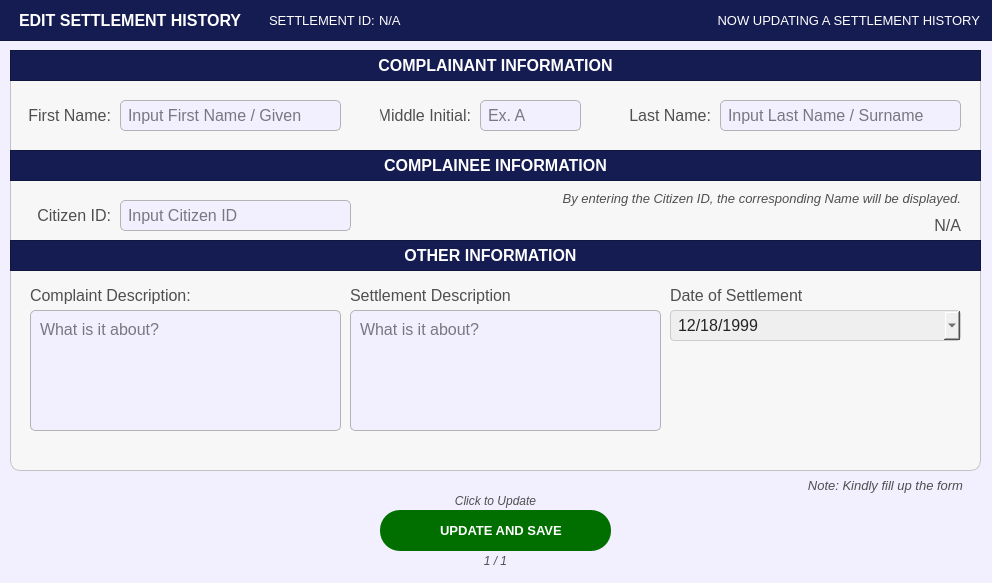
<?xml version="1.0" encoding="UTF-8"?>
<ui version="4.0">
 <class>PopUp_citizenprofileFilterOptions</class>
 <widget class="QDialog" name="PopUp_citizenprofileFilterOptions">
  <property name="geometry">
   <rect>
    <x>0</x>
    <y>0</y>
    <width>992</width>
    <height>583</height>
   </rect>
  </property>
  <property name="sizePolicy">
   <sizepolicy hsizetype="Fixed" vsizetype="Fixed">
    <horstretch>0</horstretch>
    <verstretch>0</verstretch>
   </sizepolicy>
  </property>
  <property name="palette">
   <palette>
    <active>
     <colorrole role="WindowText">
      <brush brushstyle="SolidPattern">
       <color alpha="255">
        <red>255</red>
        <green>255</green>
        <blue>255</blue>
       </color>
      </brush>
     </colorrole>
     <colorrole role="Button">
      <brush brushstyle="SolidPattern">
       <color alpha="255">
        <red>242</red>
        <green>239</green>
        <blue>255</blue>
       </color>
      </brush>
     </colorrole>
     <colorrole role="Light">
      <brush brushstyle="SolidPattern">
       <color alpha="255">
        <red>88</red>
        <green>86</green>
        <blue>150</blue>
       </color>
      </brush>
     </colorrole>
     <colorrole role="Midlight">
      <brush brushstyle="SolidPattern">
       <color alpha="255">
        <red>73</red>
        <green>71</green>
        <blue>125</blue>
       </color>
      </brush>
     </colorrole>
     <colorrole role="Dark">
      <brush brushstyle="SolidPattern">
       <color alpha="255">
        <red>29</red>
        <green>29</green>
        <blue>50</blue>
       </color>
      </brush>
     </colorrole>
     <colorrole role="Mid">
      <brush brushstyle="SolidPattern">
       <color alpha="255">
        <red>39</red>
        <green>38</green>
        <blue>67</blue>
       </color>
      </brush>
     </colorrole>
     <colorrole role="Text">
      <brush brushstyle="SolidPattern">
       <color alpha="255">
        <red>255</red>
        <green>255</green>
        <blue>255</blue>
       </color>
      </brush>
     </colorrole>
     <colorrole role="BrightText">
      <brush brushstyle="SolidPattern">
       <color alpha="255">
        <red>255</red>
        <green>255</green>
        <blue>255</blue>
       </color>
      </brush>
     </colorrole>
     <colorrole role="ButtonText">
      <brush brushstyle="SolidPattern">
       <color alpha="255">
        <red>255</red>
        <green>255</green>
        <blue>255</blue>
       </color>
      </brush>
     </colorrole>
     <colorrole role="Base">
      <brush brushstyle="SolidPattern">
       <color alpha="255">
        <red>242</red>
        <green>239</green>
        <blue>255</blue>
       </color>
      </brush>
     </colorrole>
     <colorrole role="Window">
      <brush brushstyle="SolidPattern">
       <color alpha="255">
        <red>242</red>
        <green>239</green>
        <blue>255</blue>
       </color>
      </brush>
     </colorrole>
     <colorrole role="Shadow">
      <brush brushstyle="SolidPattern">
       <color alpha="255">
        <red>16</red>
        <green>36</green>
        <blue>7</blue>
       </color>
      </brush>
     </colorrole>
     <colorrole role="AlternateBase">
      <brush brushstyle="SolidPattern">
       <color alpha="255">
        <red>29</red>
        <green>28</green>
        <blue>50</blue>
       </color>
      </brush>
     </colorrole>
     <colorrole role="ToolTipBase">
      <brush brushstyle="SolidPattern">
       <color alpha="255">
        <red>255</red>
        <green>255</green>
        <blue>220</blue>
       </color>
      </brush>
     </colorrole>
     <colorrole role="ToolTipText">
      <brush brushstyle="SolidPattern">
       <color alpha="255">
        <red>52</red>
        <green>138</green>
        <blue>46</blue>
       </color>
      </brush>
     </colorrole>
     <colorrole role="PlaceholderText">
      <brush brushstyle="SolidPattern">
       <color alpha="127">
        <red>255</red>
        <green>255</green>
        <blue>255</blue>
       </color>
      </brush>
     </colorrole>
     <colorrole role="Accent">
      <brush brushstyle="SolidPattern">
       <color alpha="255">
        <red>0</red>
        <green>255</green>
        <blue>0</blue>
       </color>
      </brush>
     </colorrole>
    </active>
    <inactive>
     <colorrole role="WindowText">
      <brush brushstyle="SolidPattern">
       <color alpha="255">
        <red>255</red>
        <green>255</green>
        <blue>255</blue>
       </color>
      </brush>
     </colorrole>
     <colorrole role="Button">
      <brush brushstyle="SolidPattern">
       <color alpha="255">
        <red>242</red>
        <green>239</green>
        <blue>255</blue>
       </color>
      </brush>
     </colorrole>
     <colorrole role="Light">
      <brush brushstyle="SolidPattern">
       <color alpha="255">
        <red>88</red>
        <green>86</green>
        <blue>150</blue>
       </color>
      </brush>
     </colorrole>
     <colorrole role="Midlight">
      <brush brushstyle="SolidPattern">
       <color alpha="255">
        <red>73</red>
        <green>71</green>
        <blue>125</blue>
       </color>
      </brush>
     </colorrole>
     <colorrole role="Dark">
      <brush brushstyle="SolidPattern">
       <color alpha="255">
        <red>29</red>
        <green>29</green>
        <blue>50</blue>
       </color>
      </brush>
     </colorrole>
     <colorrole role="Mid">
      <brush brushstyle="SolidPattern">
       <color alpha="255">
        <red>39</red>
        <green>38</green>
        <blue>67</blue>
       </color>
      </brush>
     </colorrole>
     <colorrole role="Text">
      <brush brushstyle="SolidPattern">
       <color alpha="255">
        <red>255</red>
        <green>255</green>
        <blue>255</blue>
       </color>
      </brush>
     </colorrole>
     <colorrole role="BrightText">
      <brush brushstyle="SolidPattern">
       <color alpha="255">
        <red>255</red>
        <green>255</green>
        <blue>255</blue>
       </color>
      </brush>
     </colorrole>
     <colorrole role="ButtonText">
      <brush brushstyle="SolidPattern">
       <color alpha="255">
        <red>255</red>
        <green>255</green>
        <blue>255</blue>
       </color>
      </brush>
     </colorrole>
     <colorrole role="Base">
      <brush brushstyle="SolidPattern">
       <color alpha="255">
        <red>242</red>
        <green>239</green>
        <blue>255</blue>
       </color>
      </brush>
     </colorrole>
     <colorrole role="Window">
      <brush brushstyle="SolidPattern">
       <color alpha="255">
        <red>242</red>
        <green>239</green>
        <blue>255</blue>
       </color>
      </brush>
     </colorrole>
     <colorrole role="Shadow">
      <brush brushstyle="SolidPattern">
       <color alpha="255">
        <red>16</red>
        <green>36</green>
        <blue>7</blue>
       </color>
      </brush>
     </colorrole>
     <colorrole role="AlternateBase">
      <brush brushstyle="SolidPattern">
       <color alpha="255">
        <red>29</red>
        <green>28</green>
        <blue>50</blue>
       </color>
      </brush>
     </colorrole>
     <colorrole role="ToolTipBase">
      <brush brushstyle="SolidPattern">
       <color alpha="255">
        <red>255</red>
        <green>255</green>
        <blue>220</blue>
       </color>
      </brush>
     </colorrole>
     <colorrole role="ToolTipText">
      <brush brushstyle="SolidPattern">
       <color alpha="255">
        <red>52</red>
        <green>138</green>
        <blue>46</blue>
       </color>
      </brush>
     </colorrole>
     <colorrole role="PlaceholderText">
      <brush brushstyle="SolidPattern">
       <color alpha="127">
        <red>255</red>
        <green>255</green>
        <blue>255</blue>
       </color>
      </brush>
     </colorrole>
     <colorrole role="Accent">
      <brush brushstyle="SolidPattern">
       <color alpha="255">
        <red>0</red>
        <green>255</green>
        <blue>0</blue>
       </color>
      </brush>
     </colorrole>
    </inactive>
    <disabled>
     <colorrole role="WindowText">
      <brush brushstyle="SolidPattern">
       <color alpha="255">
        <red>29</red>
        <green>29</green>
        <blue>50</blue>
       </color>
      </brush>
     </colorrole>
     <colorrole role="Button">
      <brush brushstyle="SolidPattern">
       <color alpha="255">
        <red>242</red>
        <green>239</green>
        <blue>255</blue>
       </color>
      </brush>
     </colorrole>
     <colorrole role="Light">
      <brush brushstyle="SolidPattern">
       <color alpha="255">
        <red>88</red>
        <green>86</green>
        <blue>150</blue>
       </color>
      </brush>
     </colorrole>
     <colorrole role="Midlight">
      <brush brushstyle="SolidPattern">
       <color alpha="255">
        <red>73</red>
        <green>71</green>
        <blue>125</blue>
       </color>
      </brush>
     </colorrole>
     <colorrole role="Dark">
      <brush brushstyle="SolidPattern">
       <color alpha="255">
        <red>29</red>
        <green>29</green>
        <blue>50</blue>
       </color>
      </brush>
     </colorrole>
     <colorrole role="Mid">
      <brush brushstyle="SolidPattern">
       <color alpha="255">
        <red>39</red>
        <green>38</green>
        <blue>67</blue>
       </color>
      </brush>
     </colorrole>
     <colorrole role="Text">
      <brush brushstyle="SolidPattern">
       <color alpha="255">
        <red>29</red>
        <green>29</green>
        <blue>50</blue>
       </color>
      </brush>
     </colorrole>
     <colorrole role="BrightText">
      <brush brushstyle="SolidPattern">
       <color alpha="255">
        <red>255</red>
        <green>255</green>
        <blue>255</blue>
       </color>
      </brush>
     </colorrole>
     <colorrole role="ButtonText">
      <brush brushstyle="SolidPattern">
       <color alpha="255">
        <red>29</red>
        <green>29</green>
        <blue>50</blue>
       </color>
      </brush>
     </colorrole>
     <colorrole role="Base">
      <brush brushstyle="SolidPattern">
       <color alpha="255">
        <red>242</red>
        <green>239</green>
        <blue>255</blue>
       </color>
      </brush>
     </colorrole>
     <colorrole role="Window">
      <brush brushstyle="SolidPattern">
       <color alpha="255">
        <red>242</red>
        <green>239</green>
        <blue>255</blue>
       </color>
      </brush>
     </colorrole>
     <colorrole role="Shadow">
      <brush brushstyle="SolidPattern">
       <color alpha="255">
        <red>16</red>
        <green>36</green>
        <blue>7</blue>
       </color>
      </brush>
     </colorrole>
     <colorrole role="AlternateBase">
      <brush brushstyle="SolidPattern">
       <color alpha="255">
        <red>59</red>
        <green>57</green>
        <blue>100</blue>
       </color>
      </brush>
     </colorrole>
     <colorrole role="ToolTipBase">
      <brush brushstyle="SolidPattern">
       <color alpha="255">
        <red>255</red>
        <green>255</green>
        <blue>220</blue>
       </color>
      </brush>
     </colorrole>
     <colorrole role="ToolTipText">
      <brush brushstyle="SolidPattern">
       <color alpha="255">
        <red>52</red>
        <green>138</green>
        <blue>46</blue>
       </color>
      </brush>
     </colorrole>
     <colorrole role="PlaceholderText">
      <brush brushstyle="SolidPattern">
       <color alpha="127">
        <red>29</red>
        <green>29</green>
        <blue>50</blue>
       </color>
      </brush>
     </colorrole>
     <colorrole role="Accent">
      <brush brushstyle="SolidPattern">
       <color alpha="255">
        <red>0</red>
        <green>255</green>
        <blue>0</blue>
       </color>
      </brush>
     </colorrole>
    </disabled>
   </palette>
  </property>
  <property name="cursor">
   <cursorShape>PointingHandCursor</cursorShape>
  </property>
  <property name="windowTitle">
   <string>Dialog</string>
  </property>
  <property name="styleSheet">
   <string notr="true">#PopUp_citizenprofileFilterOptions{
	background-color: #f2efff;
}</string>
  </property>
  <widget class="QFrame" name="basePopUpBodyFrame">
   <property name="geometry">
    <rect>
     <x>10</x>
     <y>50</y>
     <width>971</width>
     <height>421</height>
    </rect>
   </property>
   <property name="styleSheet">
    <string notr="true">#basePopUpBodyFrame {
	background-color: rgb(247, 247, 247);
	border: 1px solid rgb(194, 194, 194);
	border-radius: 10px;
}</string>
   </property>
   <property name="frameShape">
    <enum>QFrame::Shape::StyledPanel</enum>
   </property>
   <property name="frameShadow">
    <enum>QFrame::Shadow::Raised</enum>
   </property>
   <widget class="QFrame" name="basePopUpTitleFrame_3">
    <property name="geometry">
     <rect>
      <x>0</x>
      <y>100</y>
      <width>971</width>
      <height>31</height>
     </rect>
    </property>
    <property name="styleSheet">
     <string notr="true">#basePopUpTitleFrame_3 {
	background-color: #141c52;
}</string>
    </property>
    <property name="frameShape">
     <enum>QFrame::Shape::StyledPanel</enum>
    </property>
    <property name="frameShadow">
     <enum>QFrame::Shadow::Raised</enum>
    </property>
    <widget class="QLabel" name="label_title_3">
     <property name="geometry">
      <rect>
       <x>0</x>
       <y>0</y>
       <width>971</width>
       <height>31</height>
      </rect>
     </property>
     <property name="font">
      <font>
       <family>Arial</family>
       <pointsize>12</pointsize>
       <bold>true</bold>
      </font>
     </property>
     <property name="styleSheet">
      <string notr="true">#label_title_3{
	background-color:transparent;
	color: rgb(255, 255, 255);
}</string>
     </property>
     <property name="text">
      <string>COMPLAINEE INFORMATION</string>
     </property>
     <property name="alignment">
      <set>Qt::AlignmentFlag::AlignCenter</set>
     </property>
    </widget>
   </widget>
   <widget class="QLineEdit" name="record_ComplainantFirstName">
    <property name="geometry">
     <rect>
      <x>110</x>
      <y>50</y>
      <width>221</width>
      <height>31</height>
     </rect>
    </property>
    <property name="font">
     <font>
      <family>Arial</family>
      <pointsize>12</pointsize>
     </font>
    </property>
    <property name="styleSheet">
     <string notr="true">#record_ComplainantFirstName{
	border: 1px solid #b3b3b3;  /* Black border */
    border-radius: 5px;        /* Rounded corners */
    padding: 5px;               /* Inner spacing */
    background-color: #f2efff;  /* Gray background */
    color: #000000; 
}

</string>
    </property>
    <property name="text">
     <string/>
    </property>
    <property name="maxLength">
     <number>50</number>
    </property>
    <property name="placeholderText">
     <string>Input First Name / Given</string>
    </property>
   </widget>
   <widget class="QLabel" name="record_labelComplaintDesc">
    <property name="geometry">
     <rect>
      <x>20</x>
      <y>230</y>
      <width>311</width>
      <height>31</height>
     </rect>
    </property>
    <property name="font">
     <font>
      <family>Arial</family>
      <pointsize>12</pointsize>
     </font>
    </property>
    <property name="styleSheet">
     <string notr="true">#record_labelComplaintDesc{
	background-color:transparent;
	color:#4f4f4f;
}</string>
    </property>
    <property name="text">
     <string>Complaint Description:</string>
    </property>
    <property name="alignment">
     <set>Qt::AlignmentFlag::AlignLeading|Qt::AlignmentFlag::AlignLeft|Qt::AlignmentFlag::AlignVCenter</set>
    </property>
   </widget>
   <widget class="QLabel" name="record_labelComplainantFirstName">
    <property name="geometry">
     <rect>
      <x>10</x>
      <y>50</y>
      <width>91</width>
      <height>31</height>
     </rect>
    </property>
    <property name="font">
     <font>
      <family>Arial</family>
      <pointsize>12</pointsize>
     </font>
    </property>
    <property name="styleSheet">
     <string notr="true">#record_labelComplainantFirstName{
	background-color:transparent;
	color:#4f4f4f;
}</string>
    </property>
    <property name="text">
     <string>First Name:</string>
    </property>
    <property name="alignment">
     <set>Qt::AlignmentFlag::AlignRight|Qt::AlignmentFlag::AlignTrailing|Qt::AlignmentFlag::AlignVCenter</set>
    </property>
   </widget>
   <widget class="QFrame" name="basePopUpTitleFrame_4">
    <property name="geometry">
     <rect>
      <x>0</x>
      <y>0</y>
      <width>971</width>
      <height>31</height>
     </rect>
    </property>
    <property name="styleSheet">
     <string notr="true">#basePopUpTitleFrame_4 {
	background-color: #141c52;
}</string>
    </property>
    <property name="frameShape">
     <enum>QFrame::Shape::StyledPanel</enum>
    </property>
    <property name="frameShadow">
     <enum>QFrame::Shadow::Raised</enum>
    </property>
    <widget class="QLabel" name="label_title_4">
     <property name="geometry">
      <rect>
       <x>0</x>
       <y>0</y>
       <width>971</width>
       <height>31</height>
      </rect>
     </property>
     <property name="font">
      <font>
       <family>Arial</family>
       <pointsize>12</pointsize>
       <bold>true</bold>
      </font>
     </property>
     <property name="styleSheet">
      <string notr="true">#label_title_4{
	background-color:transparent;
	color: rgb(255, 255, 255);
}</string>
     </property>
     <property name="text">
      <string>COMPLAINANT INFORMATION</string>
     </property>
     <property name="alignment">
      <set>Qt::AlignmentFlag::AlignCenter</set>
     </property>
    </widget>
   </widget>
   <widget class="QPlainTextEdit" name="record_ComplaintDesc">
    <property name="geometry">
     <rect>
      <x>20</x>
      <y>260</y>
      <width>311</width>
      <height>121</height>
     </rect>
    </property>
    <property name="font">
     <font>
      <family>Arial</family>
      <pointsize>12</pointsize>
     </font>
    </property>
    <property name="styleSheet">
     <string notr="true">#record_ComplaintDesc{
	border: 1px solid #b3b3b3;  /* Black border */
    border-radius: 5px;        /* Rounded corners */
    padding: 5px;               /* Inner spacing */
    background-color: #f2efff;  /* Gray background */
    color: #000000; 
}

</string>
    </property>
    <property name="placeholderText">
     <string>What is it about?</string>
    </property>
   </widget>
   <widget class="QLabel" name="record_labelComplainantMiddleInitial">
    <property name="geometry">
     <rect>
      <x>370</x>
      <y>50</y>
      <width>91</width>
      <height>31</height>
     </rect>
    </property>
    <property name="font">
     <font>
      <family>Arial</family>
      <pointsize>12</pointsize>
     </font>
    </property>
    <property name="styleSheet">
     <string notr="true">#record_labelComplainantMiddleInitial{
	background-color:transparent;
	color:#4f4f4f;
}</string>
    </property>
    <property name="text">
     <string>Middle Initial:</string>
    </property>
    <property name="alignment">
     <set>Qt::AlignmentFlag::AlignRight|Qt::AlignmentFlag::AlignTrailing|Qt::AlignmentFlag::AlignVCenter</set>
    </property>
   </widget>
   <widget class="QLineEdit" name="record_ComplainantMiddleInitial">
    <property name="geometry">
     <rect>
      <x>470</x>
      <y>50</y>
      <width>101</width>
      <height>31</height>
     </rect>
    </property>
    <property name="font">
     <font>
      <family>Arial</family>
      <pointsize>12</pointsize>
     </font>
    </property>
    <property name="styleSheet">
     <string notr="true">#record_ComplainantMiddleInitial{
	border: 1px solid #b3b3b3;  /* Black border */
    border-radius: 5px;        /* Rounded corners */
    padding: 5px;               /* Inner spacing */
    background-color: #f2efff;  /* Gray background */
    color: #000000; 
}

</string>
    </property>
    <property name="text">
     <string/>
    </property>
    <property name="maxLength">
     <number>50</number>
    </property>
    <property name="placeholderText">
     <string>Ex. A</string>
    </property>
   </widget>
   <widget class="QLabel" name="record_labelComplainantLastName">
    <property name="geometry">
     <rect>
      <x>610</x>
      <y>50</y>
      <width>91</width>
      <height>31</height>
     </rect>
    </property>
    <property name="font">
     <font>
      <family>Arial</family>
      <pointsize>12</pointsize>
     </font>
    </property>
    <property name="styleSheet">
     <string notr="true">#record_labelComplainantLastName{
	background-color:transparent;
	color:#4f4f4f;
}</string>
    </property>
    <property name="text">
     <string>Last Name:</string>
    </property>
    <property name="alignment">
     <set>Qt::AlignmentFlag::AlignRight|Qt::AlignmentFlag::AlignTrailing|Qt::AlignmentFlag::AlignVCenter</set>
    </property>
   </widget>
   <widget class="QLineEdit" name="record_ComplainantLastName">
    <property name="geometry">
     <rect>
      <x>710</x>
      <y>50</y>
      <width>241</width>
      <height>31</height>
     </rect>
    </property>
    <property name="font">
     <font>
      <family>Arial</family>
      <pointsize>12</pointsize>
     </font>
    </property>
    <property name="styleSheet">
     <string notr="true">#record_ComplainantLastName{
	border: 1px solid #b3b3b3;  /* Black border */
    border-radius: 5px;        /* Rounded corners */
    padding: 5px;               /* Inner spacing */
    background-color: #f2efff;  /* Gray background */
    color: #000000; 
}

</string>
    </property>
    <property name="text">
     <string/>
    </property>
    <property name="maxLength">
     <number>50</number>
    </property>
    <property name="placeholderText">
     <string>Input Last Name / Surname</string>
    </property>
   </widget>
   <widget class="QLineEdit" name="record_citizenIDANDsearch">
    <property name="geometry">
     <rect>
      <x>110</x>
      <y>150</y>
      <width>231</width>
      <height>31</height>
     </rect>
    </property>
    <property name="font">
     <font>
      <family>Arial</family>
      <pointsize>12</pointsize>
     </font>
    </property>
    <property name="styleSheet">
     <string notr="true">#record_citizenIDANDsearch{
	border: 1px solid #b3b3b3;  /* Black border */
    border-radius: 5px;        /* Rounded corners */
    padding: 5px;               /* Inner spacing */
    background-color: #f2efff;  /* Gray background */
    color: #000000; 
}

</string>
    </property>
    <property name="text">
     <string/>
    </property>
    <property name="maxLength">
     <number>50</number>
    </property>
    <property name="placeholderText">
     <string>Input Citizen ID</string>
    </property>
   </widget>
   <widget class="QLabel" name="labelNote_2">
    <property name="geometry">
     <rect>
      <x>520</x>
      <y>140</y>
      <width>431</width>
      <height>16</height>
     </rect>
    </property>
    <property name="font">
     <font>
      <family>Arial</family>
      <pointsize>10</pointsize>
      <italic>true</italic>
      <bold>false</bold>
     </font>
    </property>
    <property name="styleSheet">
     <string notr="true">#labelNote_2 {
	background-color: transparent;
	color: #4f4f4f;
}
</string>
    </property>
    <property name="text">
     <string>By entering the Citizen ID, the corresponding Name will be displayed.</string>
    </property>
    <property name="alignment">
     <set>Qt::AlignmentFlag::AlignRight|Qt::AlignmentFlag::AlignTrailing|Qt::AlignmentFlag::AlignVCenter</set>
    </property>
   </widget>
   <widget class="QLabel" name="display_citizenFullName">
    <property name="geometry">
     <rect>
      <x>430</x>
      <y>160</y>
      <width>521</width>
      <height>31</height>
     </rect>
    </property>
    <property name="font">
     <font>
      <family>Arial</family>
      <pointsize>12</pointsize>
     </font>
    </property>
    <property name="styleSheet">
     <string notr="true">#display_citizenFullName{
	background-color:transparent;
	color:#4f4f4f;
}</string>
    </property>
    <property name="text">
     <string>N/A</string>
    </property>
    <property name="alignment">
     <set>Qt::AlignmentFlag::AlignRight|Qt::AlignmentFlag::AlignTrailing|Qt::AlignmentFlag::AlignVCenter</set>
    </property>
   </widget>
   <widget class="QLabel" name="record_labelCitizenID">
    <property name="geometry">
     <rect>
      <x>10</x>
      <y>150</y>
      <width>91</width>
      <height>31</height>
     </rect>
    </property>
    <property name="font">
     <font>
      <family>Arial</family>
      <pointsize>12</pointsize>
     </font>
    </property>
    <property name="styleSheet">
     <string notr="true">#record_labelCitizenID{
	background-color:transparent;
	color:#4f4f4f;
}</string>
    </property>
    <property name="text">
     <string>Citizen ID:</string>
    </property>
    <property name="alignment">
     <set>Qt::AlignmentFlag::AlignRight|Qt::AlignmentFlag::AlignTrailing|Qt::AlignmentFlag::AlignVCenter</set>
    </property>
   </widget>
   <widget class="QPlainTextEdit" name="record_SettlementDesc">
    <property name="geometry">
     <rect>
      <x>340</x>
      <y>260</y>
      <width>311</width>
      <height>121</height>
     </rect>
    </property>
    <property name="font">
     <font>
      <family>Arial</family>
      <pointsize>12</pointsize>
     </font>
    </property>
    <property name="styleSheet">
     <string notr="true">#record_SettlementDesc{
	border: 1px solid #b3b3b3;  /* Black border */
    border-radius: 5px;        /* Rounded corners */
    padding: 5px;               /* Inner spacing */
    background-color: #f2efff;  /* Gray background */
    color: #000000; 
}

</string>
    </property>
    <property name="placeholderText">
     <string>What is it about?</string>
    </property>
   </widget>
   <widget class="QLabel" name="record_labelSettlementDesc">
    <property name="geometry">
     <rect>
      <x>340</x>
      <y>230</y>
      <width>311</width>
      <height>31</height>
     </rect>
    </property>
    <property name="font">
     <font>
      <family>Arial</family>
      <pointsize>12</pointsize>
     </font>
    </property>
    <property name="styleSheet">
     <string notr="true">#record_labelSettlementDesc{
	background-color:transparent;
	color:#4f4f4f;
}</string>
    </property>
    <property name="text">
     <string>Settlement Description</string>
    </property>
    <property name="alignment">
     <set>Qt::AlignmentFlag::AlignLeading|Qt::AlignmentFlag::AlignLeft|Qt::AlignmentFlag::AlignVCenter</set>
    </property>
   </widget>
   <widget class="QFrame" name="basePopUpTitleFrame_5">
    <property name="geometry">
     <rect>
      <x>0</x>
      <y>190</y>
      <width>971</width>
      <height>31</height>
     </rect>
    </property>
    <property name="styleSheet">
     <string notr="true">#basePopUpTitleFrame_5 {
	background-color: #141c52;
}</string>
    </property>
    <property name="frameShape">
     <enum>QFrame::Shape::StyledPanel</enum>
    </property>
    <property name="frameShadow">
     <enum>QFrame::Shadow::Raised</enum>
    </property>
    <widget class="QLabel" name="label_title_5">
     <property name="geometry">
      <rect>
       <x>0</x>
       <y>0</y>
       <width>961</width>
       <height>31</height>
      </rect>
     </property>
     <property name="font">
      <font>
       <family>Arial</family>
       <pointsize>12</pointsize>
       <bold>true</bold>
      </font>
     </property>
     <property name="styleSheet">
      <string notr="true">#label_title_5{
	background-color:transparent;
	color: rgb(255, 255, 255);
}</string>
     </property>
     <property name="text">
      <string>OTHER INFORMATION</string>
     </property>
     <property name="alignment">
      <set>Qt::AlignmentFlag::AlignCenter</set>
     </property>
    </widget>
   </widget>
   <widget class="QLabel" name="record_labelDateOfSettlement">
    <property name="geometry">
     <rect>
      <x>660</x>
      <y>230</y>
      <width>301</width>
      <height>31</height>
     </rect>
    </property>
    <property name="font">
     <font>
      <family>Arial</family>
      <pointsize>12</pointsize>
     </font>
    </property>
    <property name="styleSheet">
     <string notr="true">#record_labelDateOfSettlement{
	background-color:transparent;
	color:#4f4f4f;
}</string>
    </property>
    <property name="text">
     <string>Date of Settlement</string>
    </property>
    <property name="alignment">
     <set>Qt::AlignmentFlag::AlignLeading|Qt::AlignmentFlag::AlignLeft|Qt::AlignmentFlag::AlignVCenter</set>
    </property>
   </widget>
   <widget class="QDateEdit" name="record_DateOfSettlement">
    <property name="geometry">
     <rect>
      <x>660</x>
      <y>260</y>
      <width>291</width>
      <height>31</height>
     </rect>
    </property>
    <property name="font">
     <font>
      <family>Arial</family>
      <pointsize>12</pointsize>
     </font>
    </property>
    <property name="styleSheet">
     <string notr="true">#record_DateOfSettlement{
	background-color: rgb(239, 239, 239); /* Correct property name */
    color: #242424; /* Set text color to black for better contrast */
    border: 1px solid #ccc; /* Optional: Add a light border */
    padding: 5px; /* Optional: Add some padding */
    border-radius: 4px; /* Optional: Rounded corners */
}</string>
    </property>
    <property name="dateTime">
     <datetime>
      <hour>0</hour>
      <minute>0</minute>
      <second>0</second>
      <year>1999</year>
      <month>12</month>
      <day>18</day>
     </datetime>
    </property>
    <property name="displayFormat">
     <string>MM/dd/yyyy</string>
    </property>
    <property name="calendarPopup">
     <bool>true</bool>
    </property>
    <property name="currentSectionIndex">
     <number>0</number>
    </property>
    <property name="timeSpec">
     <enum>Qt::TimeSpec::UTC</enum>
    </property>
   </widget>
  </widget>
  <widget class="QFrame" name="basePopUpTitleFrame">
   <property name="geometry">
    <rect>
     <x>-1</x>
     <y>-10</y>
     <width>1001</width>
     <height>51</height>
    </rect>
   </property>
   <property name="styleSheet">
    <string notr="true">#basePopUpTitleFrame {
	background-color: #141c52;
}</string>
   </property>
   <property name="frameShape">
    <enum>QFrame::Shape::StyledPanel</enum>
   </property>
   <property name="frameShadow">
    <enum>QFrame::Shadow::Raised</enum>
   </property>
   <widget class="QLabel" name="label_titleFilterOptions">
    <property name="geometry">
     <rect>
      <x>20</x>
      <y>10</y>
      <width>241</width>
      <height>41</height>
     </rect>
    </property>
    <property name="font">
     <font>
      <family>Arial</family>
      <pointsize>12</pointsize>
      <bold>true</bold>
     </font>
    </property>
    <property name="styleSheet">
     <string notr="true">#label_titleFilterOptions {
	background-color: transparent;
	color: #FFFFFF;
}
</string>
    </property>
    <property name="text">
     <string>EDIT SETTLEMENT HISTORY</string>
    </property>
    <property name="alignment">
     <set>Qt::AlignmentFlag::AlignLeading|Qt::AlignmentFlag::AlignLeft|Qt::AlignmentFlag::AlignVCenter</set>
    </property>
   </widget>
   <widget class="QLabel" name="filteroptions_label">
    <property name="geometry">
     <rect>
      <x>420</x>
      <y>10</y>
      <width>561</width>
      <height>41</height>
     </rect>
    </property>
    <property name="font">
     <font>
      <family>Arial</family>
      <pointsize>10</pointsize>
      <bold>false</bold>
     </font>
    </property>
    <property name="styleSheet">
     <string notr="true">#filteroptions_label {
	background-color: transparent;
	color: #FFFFFF;
}
</string>
    </property>
    <property name="text">
     <string>NOW UPDATING A SETTLEMENT HISTORY</string>
    </property>
    <property name="alignment">
     <set>Qt::AlignmentFlag::AlignRight|Qt::AlignmentFlag::AlignTrailing|Qt::AlignmentFlag::AlignVCenter</set>
    </property>
   </widget>
   <widget class="QLabel" name="label_what_ID">
    <property name="geometry">
     <rect>
      <x>270</x>
      <y>10</y>
      <width>111</width>
      <height>41</height>
     </rect>
    </property>
    <property name="font">
     <font>
      <family>Arial</family>
      <pointsize>10</pointsize>
      <bold>false</bold>
     </font>
    </property>
    <property name="styleSheet">
     <string notr="true">#label_what_ID {
	background-color: transparent;
	color: #FFFFFF;
}
</string>
    </property>
    <property name="text">
     <string>SETTLEMENT ID:</string>
    </property>
    <property name="alignment">
     <set>Qt::AlignmentFlag::AlignLeading|Qt::AlignmentFlag::AlignLeft|Qt::AlignmentFlag::AlignVCenter</set>
    </property>
   </widget>
   <widget class="QLabel" name="display_what_ID">
    <property name="geometry">
     <rect>
      <x>380</x>
      <y>10</y>
      <width>241</width>
      <height>41</height>
     </rect>
    </property>
    <property name="font">
     <font>
      <family>Arial</family>
      <pointsize>10</pointsize>
      <bold>false</bold>
     </font>
    </property>
    <property name="styleSheet">
     <string notr="true">#display_what_ID {
	background-color: transparent;
	color: #FFFFFF;
}
</string>
    </property>
    <property name="text">
     <string>N/A</string>
    </property>
    <property name="alignment">
     <set>Qt::AlignmentFlag::AlignLeading|Qt::AlignmentFlag::AlignLeft|Qt::AlignmentFlag::AlignVCenter</set>
    </property>
   </widget>
  </widget>
  <widget class="QLabel" name="progress">
   <property name="geometry">
    <rect>
     <x>380</x>
     <y>550</y>
     <width>231</width>
     <height>21</height>
    </rect>
   </property>
   <property name="font">
    <font>
     <family>Arial</family>
     <pointsize>9</pointsize>
     <italic>true</italic>
     <bold>false</bold>
    </font>
   </property>
   <property name="styleSheet">
    <string notr="true">#progress {
	background-color: transparent;
	color: #4f4f4f;
}
</string>
   </property>
   <property name="text">
    <string>1 / 1</string>
   </property>
   <property name="alignment">
    <set>Qt::AlignmentFlag::AlignCenter</set>
   </property>
  </widget>
  <widget class="QPushButton" name="record_buttonConfirmSettlementHistory_SaveForm">
   <property name="geometry">
    <rect>
     <x>380</x>
     <y>510</y>
     <width>231</width>
     <height>41</height>
    </rect>
   </property>
   <property name="font">
    <font>
     <family>Arial</family>
     <pointsize>10</pointsize>
     <bold>true</bold>
    </font>
   </property>
   <property name="cursor">
    <cursorShape>PointingHandCursor</cursorShape>
   </property>
   <property name="styleSheet">
    <string notr="true">#record_buttonConfirmSettlementHistory_SaveForm {
    background-color: #006f00;
    color: white;
    border-radius: 20px;
    padding: 10px; /* Optional: Adjusts spacing inside the button */
}
#record_buttonConfirmSettlementHistory_SaveForm:hover {
    background-color: #00a600; /* Slightly lighter blue when hovered */
}
#record_buttonConfirmSettlementHistory_SaveForm:pressed {
    background-color: #005d00; /* Darker blue when clicked */
}</string>
   </property>
   <property name="text">
    <string>   UPDATE AND SAVE</string>
   </property>
   <property name="icon">
    <iconset>
     <normaloff>../../../Assets/FuncIcons/icon_confirm.svg</normaloff>../../../Assets/FuncIcons/icon_confirm.svg</iconset>
   </property>
   <property name="iconSize">
    <size>
     <width>30</width>
     <height>30</height>
    </size>
   </property>
  </widget>
  <widget class="QLabel" name="notenote">
   <property name="geometry">
    <rect>
     <x>0</x>
     <y>490</y>
     <width>991</width>
     <height>21</height>
    </rect>
   </property>
   <property name="font">
    <font>
     <family>Arial</family>
     <pointsize>9</pointsize>
     <italic>true</italic>
     <bold>false</bold>
    </font>
   </property>
   <property name="styleSheet">
    <string notr="true">#notenote {
	background-color: transparent;
	color: #4f4f4f;
}
</string>
   </property>
   <property name="text">
    <string>Click to Update</string>
   </property>
   <property name="alignment">
    <set>Qt::AlignmentFlag::AlignCenter</set>
   </property>
  </widget>
  <widget class="QLabel" name="labelNote">
   <property name="geometry">
    <rect>
     <x>790</x>
     <y>470</y>
     <width>191</width>
     <height>31</height>
    </rect>
   </property>
   <property name="font">
    <font>
     <family>Arial</family>
     <pointsize>10</pointsize>
     <italic>true</italic>
     <bold>false</bold>
    </font>
   </property>
   <property name="styleSheet">
    <string notr="true">#labelNote {
	background-color: transparent;
	color: #4f4f4f;
}
</string>
   </property>
   <property name="text">
    <string>Note: Kindly fill up the form</string>
   </property>
   <property name="alignment">
    <set>Qt::AlignmentFlag::AlignCenter</set>
   </property>
  </widget>
 </widget>
 <resources/>
 <connections/>
</ui>
